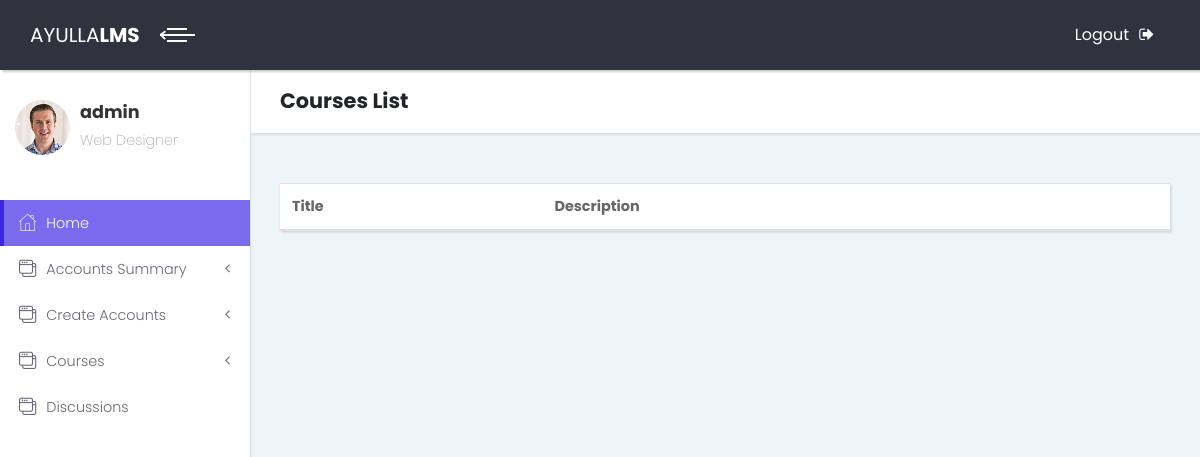
The page /adminact/list-courses/ (signed in) on the database as committed earlier.
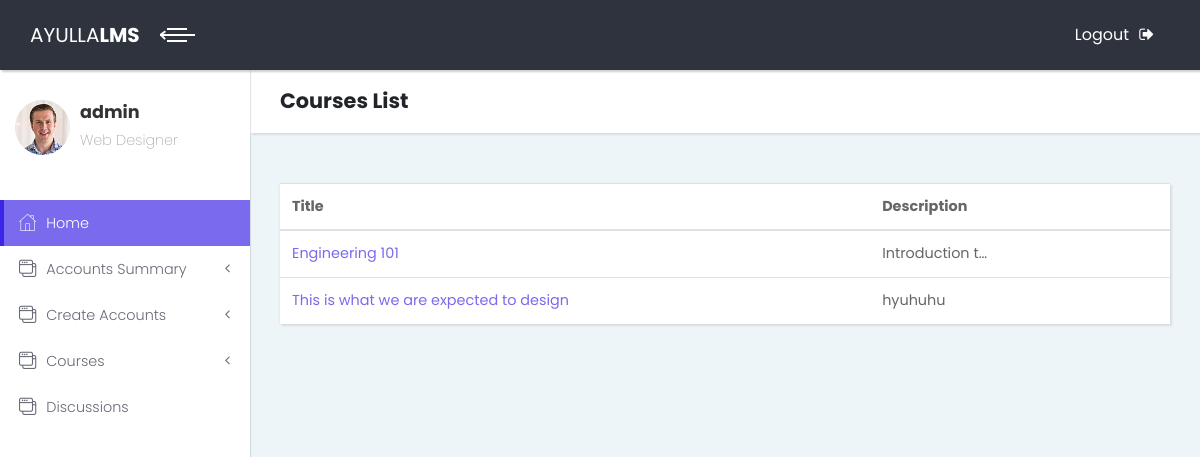
The same page on the database as committed later.
### course/models.py (models this page shows, shortened)
class Course(models.Model):
    creator = models.ForeignKey(User, on_delete=models.PROTECT,related_name='courses')
    title = models.CharField(max_length=255)
    slug = models.SlugField(unique=True,blank=True)
    image = models.FileField(upload_to='course', blank=True)
    blob = models.CharField(max_length=500, blank=True)
    description = models.TextField()
    created = models.DateField(auto_now_add=True)
    class Meta:
        verbose_name_plural = 'Course'

### adminactions/views.py (the view)
# urls.py: path('list-courses/', AdminCourseListView.as_view(), name='admin_list_courses'),
@method_decorator([login_required, admin_required], name='dispatch')
class AdminCourseListView(ListView):
    model = Course
    ordering = ('title', )
    context_object_name = 'courses'
    template_name = 'externals/course_list_admin.html'
    def get_context_data(self, **kwargs):
        context = super().get_context_data(**kwargs)
        return context

### templates/externals/course_list_admin.html (shortened to what this page needs)
{% extends 'externals/base.html' %}
          {% block header %}
            <div class="container-fluid">
              <h2 class="no-margin-bottom"> Courses List</h2>
            </div>
          {% endblock header %}
{% block content %}
        <section class="dashboard-counts no-padding-bottom">
            <div class="container-fluid">
  <div class="card">
    <table class="table mb-0">
      <thead>
        <tr>
          <th>Title</th>
          <th>Description</th>
          <th></th>
        </tr>
      </thead>
      <tbody>
        {% for course in courses %}
          <tr>
            <td class="align-middle"><a href="{% url 'admin_view_courses' course.pk %}">{{ course.title }}</a></td>
            <td class="align-middle">{{ course.description|truncatechars:15}}</td>
            <td class="text-right">
            </td>
          </tr>
        {% endfor %}
      </tbody>
    </table>
  </div>
            </div>
        </section>
{% endblock %}

Rows that differ between the two databases and show on the page:
added Course: title "Engineering 101", description "Introduction t…"
added Course: title "This is what we are expected to design", description "hyuhuhu"
